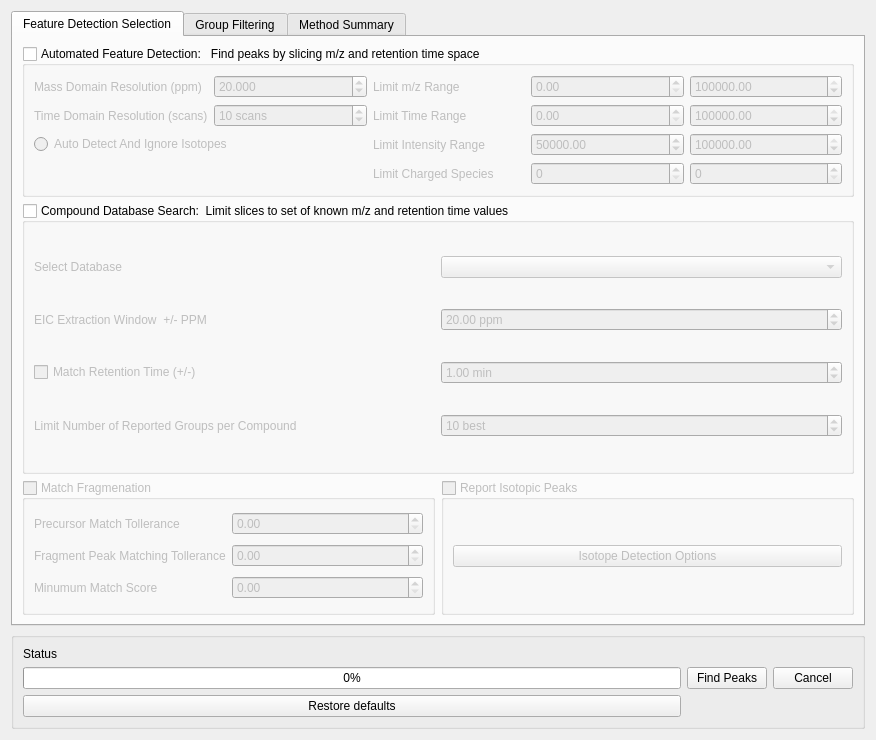
<?xml version="1.0" encoding="UTF-8"?>
<ui version="4.0">
 <class>PeakDetectionDialog</class>
 <widget class="QDialog" name="PeakDetectionDialog">
  <property name="geometry">
   <rect>
    <x>0</x>
    <y>0</y>
    <width>876</width>
    <height>740</height>
   </rect>
  </property>
  <property name="sizeIncrement">
   <size>
    <width>0</width>
    <height>0</height>
   </size>
  </property>
  <property name="windowTitle">
   <string>Peak Detection</string>
  </property>
  <layout class="QVBoxLayout" name="verticalLayout">
   <item>
    <widget class="QTabWidget" name="tabwidget">
     <property name="currentIndex">
      <number>0</number>
     </property>
     <widget class="QWidget" name="featureSelectionTab">
      <attribute name="title">
       <string>Feature Detection Selection</string>
      </attribute>
      <layout class="QGridLayout" name="gridLayout_10">
       <item row="0" column="0" colspan="2">
        <widget class="QGroupBox" name="featureOptions">
         <property name="enabled">
          <bool>true</bool>
         </property>
         <property name="statusTip">
          <string/>
         </property>
         <property name="autoFillBackground">
          <bool>false</bool>
         </property>
         <property name="title">
          <string>Automated Feature Detection:   Find peaks by slicing m/z and retention time space</string>
         </property>
         <property name="flat">
          <bool>false</bool>
         </property>
         <property name="checkable">
          <bool>true</bool>
         </property>
         <property name="checked">
          <bool>false</bool>
         </property>
         <layout class="QGridLayout" name="gridLayout">
          <item row="0" column="2">
           <widget class="QLabel" name="label_17">
            <property name="text">
             <string>Limit m/z Range</string>
            </property>
           </widget>
          </item>
          <item row="2" column="2">
           <widget class="QLabel" name="label_19">
            <property name="text">
             <string>Limit Intensity Range</string>
            </property>
           </widget>
          </item>
          <item row="1" column="4">
           <widget class="QDoubleSpinBox" name="rtMax">
            <property name="maximum">
             <double>999999999.000000000000000</double>
            </property>
            <property name="value">
             <double>999999999.000000000000000</double>
            </property>
           </widget>
          </item>
          <item row="3" column="2">
           <widget class="QLabel" name="label_20">
            <property name="text">
             <string>Limit Charged Species</string>
            </property>
           </widget>
          </item>
          <item row="2" column="0" colspan="2">
           <widget class="QRadioButton" name="ignoreIsotopes">
            <property name="text">
             <string>Auto Detect And Ignore Isotopes</string>
            </property>
           </widget>
          </item>
          <item row="0" column="1">
           <widget class="QDoubleSpinBox" name="ppmStep">
            <property name="decimals">
             <number>3</number>
            </property>
            <property name="maximum">
             <double>1000000000.000000000000000</double>
            </property>
            <property name="singleStep">
             <double>1.000000000000000</double>
            </property>
            <property name="value">
             <double>20.000000000000000</double>
            </property>
           </widget>
          </item>
          <item row="1" column="1">
           <widget class="QDoubleSpinBox" name="rtStep">
            <property name="statusTip">
             <string>mz-rt matrix binning</string>
            </property>
            <property name="prefix">
             <string/>
            </property>
            <property name="suffix">
             <string> scans</string>
            </property>
            <property name="decimals">
             <number>0</number>
            </property>
            <property name="minimum">
             <double>1.000000000000000</double>
            </property>
            <property name="maximum">
             <double>1000000.000000000000000</double>
            </property>
            <property name="singleStep">
             <double>5.000000000000000</double>
            </property>
            <property name="value">
             <double>10.000000000000000</double>
            </property>
           </widget>
          </item>
          <item row="2" column="3">
           <widget class="QDoubleSpinBox" name="minIntensity">
            <property name="maximum">
             <double>9999999999.989999771118164</double>
            </property>
            <property name="value">
             <double>50000.000000000000000</double>
            </property>
           </widget>
          </item>
          <item row="3" column="3">
           <widget class="QSpinBox" name="chargeMin">
            <property name="minimum">
             <number>0</number>
            </property>
            <property name="maximum">
             <number>999999999</number>
            </property>
            <property name="value">
             <number>0</number>
            </property>
           </widget>
          </item>
          <item row="2" column="4">
           <widget class="QDoubleSpinBox" name="maxIntensity">
            <property name="maximum">
             <double>9999999999.989999771118164</double>
            </property>
            <property name="value">
             <double>9999999999.000000000000000</double>
            </property>
           </widget>
          </item>
          <item row="1" column="0">
           <widget class="QLabel" name="label">
            <property name="text">
             <string>Time Domain Resolution (scans)</string>
            </property>
           </widget>
          </item>
          <item row="3" column="4">
           <widget class="QSpinBox" name="chargeMax">
            <property name="minimum">
             <number>0</number>
            </property>
            <property name="maximum">
             <number>999999999</number>
            </property>
            <property name="value">
             <number>0</number>
            </property>
           </widget>
          </item>
          <item row="0" column="4">
           <widget class="QDoubleSpinBox" name="mzMax">
            <property name="maximum">
             <double>999999999.000000000000000</double>
            </property>
            <property name="value">
             <double>999999999.000000000000000</double>
            </property>
           </widget>
          </item>
          <item row="1" column="3">
           <widget class="QDoubleSpinBox" name="rtMin">
            <property name="maximum">
             <double>999999999.000000000000000</double>
            </property>
           </widget>
          </item>
          <item row="0" column="0">
           <widget class="QLabel" name="label_7">
            <property name="text">
             <string>Mass Domain Resolution (ppm)</string>
            </property>
           </widget>
          </item>
          <item row="0" column="3">
           <widget class="QDoubleSpinBox" name="mzMin">
            <property name="maximum">
             <double>999999999.000000000000000</double>
            </property>
           </widget>
          </item>
          <item row="1" column="2">
           <widget class="QLabel" name="label_18">
            <property name="text">
             <string>Limit Time Range</string>
            </property>
           </widget>
          </item>
         </layout>
        </widget>
       </item>
       <item row="1" column="0" rowspan="2" colspan="2">
        <widget class="QGroupBox" name="dbOptions">
         <property name="title">
          <string>Compound Database Search:  Limit slices to set of known m/z and retention time values</string>
         </property>
         <property name="checkable">
          <bool>true</bool>
         </property>
         <property name="checked">
          <bool>false</bool>
         </property>
         <layout class="QGridLayout" name="gridLayout_2">
          <item row="0" column="0">
           <widget class="QLabel" name="label_3">
            <property name="text">
             <string>Select Database</string>
            </property>
           </widget>
          </item>
          <item row="4" column="0">
           <widget class="QLabel" name="label_16">
            <property name="text">
             <string>Limit Number of Reported Groups per Compound</string>
            </property>
           </widget>
          </item>
          <item row="1" column="2">
           <widget class="QDoubleSpinBox" name="compoundPPMWindow">
            <property name="suffix">
             <string> ppm</string>
            </property>
            <property name="maximum">
             <double>1000000.000000000000000</double>
            </property>
            <property name="value">
             <double>20.000000000000000</double>
            </property>
           </widget>
          </item>
          <item row="4" column="2">
           <widget class="QSpinBox" name="eicMaxGroups">
            <property name="suffix">
             <string> best</string>
            </property>
            <property name="minimum">
             <number>1</number>
            </property>
            <property name="maximum">
             <number>999999999</number>
            </property>
            <property name="value">
             <number>10</number>
            </property>
           </widget>
          </item>
          <item row="1" column="0">
           <widget class="QLabel" name="label_11">
            <property name="text">
             <string>EIC Extraction Window  +/- PPM </string>
            </property>
           </widget>
          </item>
          <item row="3" column="2">
           <widget class="QDoubleSpinBox" name="compoundRTWindow">
            <property name="prefix">
             <string/>
            </property>
            <property name="suffix">
             <string> min</string>
            </property>
            <property name="maximum">
             <double>999999999.000000000000000</double>
            </property>
            <property name="singleStep">
             <double>0.500000000000000</double>
            </property>
            <property name="value">
             <double>1.000000000000000</double>
            </property>
           </widget>
          </item>
          <item row="0" column="2">
           <widget class="QComboBox" name="compoundDatabase"/>
          </item>
          <item row="3" column="0">
           <widget class="QCheckBox" name="matchRt">
            <property name="text">
             <string>Match Retention Time (+/-)</string>
            </property>
            <property name="checked">
             <bool>false</bool>
            </property>
           </widget>
          </item>
         </layout>
        </widget>
       </item>
       <item row="4" column="0">
        <widget class="QGroupBox" name="matchFragmentatioOptions">
         <property name="enabled">
          <bool>false</bool>
         </property>
         <property name="title">
          <string>Match Fragmenation</string>
         </property>
         <property name="checkable">
          <bool>true</bool>
         </property>
         <property name="checked">
          <bool>false</bool>
         </property>
         <layout class="QGridLayout" name="gridLayout_8">
          <item row="1" column="1">
           <widget class="QDoubleSpinBox" name="doubleSpinBox"/>
          </item>
          <item row="2" column="1">
           <widget class="QDoubleSpinBox" name="minFragMatchScore">
            <property name="prefix">
             <string/>
            </property>
            <property name="suffix">
             <string/>
            </property>
            <property name="maximum">
             <double>1.000000000000000</double>
            </property>
            <property name="singleStep">
             <double>0.100000000000000</double>
            </property>
           </widget>
          </item>
          <item row="0" column="0">
           <widget class="QLabel" name="label_21">
            <property name="text">
             <string>Precursor Match Tollerance</string>
            </property>
           </widget>
          </item>
          <item row="0" column="1">
           <widget class="QDoubleSpinBox" name="doubleSpinBox_2"/>
          </item>
          <item row="1" column="0">
           <widget class="QLabel" name="label_4">
            <property name="text">
             <string>Fragment Peak Matching Tollerance</string>
            </property>
           </widget>
          </item>
          <item row="2" column="0">
           <widget class="QLabel" name="label_22">
            <property name="text">
             <string>Minumum Match Score</string>
            </property>
           </widget>
          </item>
         </layout>
         <zorder>label_22</zorder>
         <zorder>minFragMatchScore</zorder>
         <zorder>doubleSpinBox</zorder>
         <zorder>label_4</zorder>
         <zorder>doubleSpinBox_2</zorder>
         <zorder>label_21</zorder>
        </widget>
       </item>
       <item row="4" column="1">
        <widget class="QGroupBox" name="reportIsotopesOptions">
         <property name="enabled">
          <bool>false</bool>
         </property>
         <property name="title">
          <string>Report Isotopic Peaks</string>
         </property>
         <property name="checkable">
          <bool>true</bool>
         </property>
         <property name="checked">
          <bool>false</bool>
         </property>
         <layout class="QVBoxLayout" name="verticalLayout_2">
          <item>
           <widget class="QPushButton" name="changeIsotopeOptions">
            <property name="text">
             <string>Isotope Detection Options</string>
            </property>
           </widget>
          </item>
         </layout>
        </widget>
       </item>
      </layout>
     </widget>
     <widget class="QWidget" name="groupFilteringTab">
      <attribute name="title">
       <string>Group Filtering</string>
      </attribute>
      <layout class="QGridLayout" name="gridLayout_13">
       <item row="0" column="0">
        <widget class="QGroupBox" name="peakScoringOptions">
         <property name="title">
          <string>Group Filtering</string>
         </property>
         <layout class="QGridLayout" name="gridLayout_3">
          <item row="0" column="0" colspan="4">
           <layout class="QGridLayout" name="gridLayout_5">
            <item row="4" column="0">
             <widget class="QLabel" name="label_28">
              <property name="text">
               <string>At least</string>
              </property>
              <property name="alignment">
               <set>Qt::AlignRight|Qt::AlignTrailing|Qt::AlignVCenter</set>
              </property>
             </widget>
            </item>
            <item row="8" column="1">
             <spacer name="verticalSpacer_3">
              <property name="orientation">
               <enum>Qt::Vertical</enum>
              </property>
              <property name="sizeHint" stdset="0">
               <size>
                <width>20</width>
                <height>40</height>
               </size>
              </property>
             </spacer>
            </item>
            <item row="13" column="1">
             <widget class="QSpinBox" name="minGoodGroupCount">
              <property name="suffix">
               <string> peaks</string>
              </property>
              <property name="maximum">
               <number>100000000</number>
              </property>
              <property name="value">
               <number>1</number>
              </property>
             </widget>
            </item>
            <item row="4" column="2">
             <widget class="QLabel" name="qualityQuantileStatus">
              <property name="text">
               <string>% peaks above minimum quality</string>
              </property>
             </widget>
            </item>
            <item row="1" column="0">
             <widget class="QLabel" name="label_8">
              <property name="text">
               <string>At least</string>
              </property>
              <property name="alignment">
               <set>Qt::AlignRight|Qt::AlignTrailing|Qt::AlignVCenter</set>
              </property>
             </widget>
            </item>
            <item row="12" column="1">
             <widget class="QSpinBox" name="minNoNoiseObs">
              <property name="suffix">
               <string> scans</string>
              </property>
              <property name="minimum">
               <number>1</number>
              </property>
              <property name="maximum">
               <number>1000000000</number>
              </property>
              <property name="value">
               <number>3</number>
              </property>
             </widget>
            </item>
            <item row="4" column="1">
             <widget class="QSlider" name="quantileQuality">
              <property name="maximum">
               <number>100</number>
              </property>
              <property name="singleStep">
               <number>5</number>
              </property>
              <property name="sliderPosition">
               <number>0</number>
              </property>
              <property name="orientation">
               <enum>Qt::Horizontal</enum>
              </property>
              <property name="tickPosition">
               <enum>QSlider::TicksBelow</enum>
              </property>
              <property name="tickInterval">
               <number>5</number>
              </property>
             </widget>
            </item>
            <item row="5" column="1">
             <spacer name="verticalSpacer_2">
              <property name="orientation">
               <enum>Qt::Vertical</enum>
              </property>
              <property name="sizeHint" stdset="0">
               <size>
                <width>20</width>
                <height>40</height>
               </size>
              </property>
             </spacer>
            </item>
            <item row="0" column="0">
             <widget class="QLabel" name="label_10">
              <property name="text">
               <string>Minimum Peak Intensity</string>
              </property>
              <property name="alignment">
               <set>Qt::AlignRight|Qt::AlignTrailing|Qt::AlignVCenter</set>
              </property>
             </widget>
            </item>
            <item row="0" column="2">
             <widget class="QComboBox" name="peakQuantitation">
              <item>
               <property name="text">
                <string>AreaTop</string>
               </property>
              </item>
              <item>
               <property name="text">
                <string>Area</string>
               </property>
              </item>
              <item>
               <property name="text">
                <string>Height</string>
               </property>
              </item>
              <item>
               <property name="text">
                <string>AreaNotCorrected</string>
               </property>
              </item>
              <item>
               <property name="text">
                <string>AreaTopNotCorrected</string>
               </property>
              </item>
             </widget>
            </item>
            <item row="5" column="0">
             <widget class="QLabel" name="label_27">
              <property name="text">
               <string/>
              </property>
             </widget>
            </item>
            <item row="0" column="1">
             <widget class="QDoubleSpinBox" name="minGroupIntensity">
              <property name="maximumSize">
               <size>
                <width>502</width>
                <height>16777215</height>
               </size>
              </property>
              <property name="showGroupSeparator" stdset="0">
               <bool>true</bool>
              </property>
              <property name="suffix">
               <string/>
              </property>
              <property name="maximum">
               <double>999999999.000000000000000</double>
              </property>
              <property name="value">
               <double>1000000.000000000000000</double>
              </property>
             </widget>
            </item>
            <item row="9" column="0">
             <widget class="QLabel" name="label_6">
              <property name="text">
               <string>Min. Signal/BaseLine Ratio</string>
              </property>
              <property name="alignment">
               <set>Qt::AlignRight|Qt::AlignTrailing|Qt::AlignVCenter</set>
              </property>
             </widget>
            </item>
            <item row="7" column="0">
             <widget class="QLabel" name="label_29">
              <property name="text">
               <string>At least</string>
              </property>
              <property name="alignment">
               <set>Qt::AlignRight|Qt::AlignTrailing|Qt::AlignVCenter</set>
              </property>
             </widget>
            </item>
            <item row="6" column="1">
             <widget class="QDoubleSpinBox" name="sigBlankRatio">
              <property name="maximum">
               <double>10000000.000000000000000</double>
              </property>
              <property name="value">
               <double>2.000000000000000</double>
              </property>
             </widget>
            </item>
            <item row="7" column="2">
             <widget class="QLabel" name="blankQuantileStatus">
              <property name="text">
               <string>% peaks above minimum signal/blank ratio</string>
              </property>
             </widget>
            </item>
            <item row="10" column="2">
             <widget class="QLabel" name="baselineQuantileStatus">
              <property name="text">
               <string>% peaks above minimum signal/baseline ratio</string>
              </property>
             </widget>
            </item>
            <item row="7" column="1">
             <widget class="QSlider" name="quantileSignalBlankRatio">
              <property name="maximum">
               <number>100</number>
              </property>
              <property name="singleStep">
               <number>5</number>
              </property>
              <property name="sliderPosition">
               <number>0</number>
              </property>
              <property name="orientation">
               <enum>Qt::Horizontal</enum>
              </property>
              <property name="tickPosition">
               <enum>QSlider::TicksBelow</enum>
              </property>
              <property name="tickInterval">
               <number>5</number>
              </property>
             </widget>
            </item>
            <item row="10" column="0">
             <widget class="QLabel" name="label_30">
              <property name="text">
               <string>At least</string>
              </property>
              <property name="alignment">
               <set>Qt::AlignRight|Qt::AlignTrailing|Qt::AlignVCenter</set>
              </property>
             </widget>
            </item>
            <item row="3" column="0">
             <widget class="QLabel" name="labelMinQuality">
              <property name="text">
               <string>Minimum Quality</string>
              </property>
              <property name="alignment">
               <set>Qt::AlignRight|Qt::AlignTrailing|Qt::AlignVCenter</set>
              </property>
             </widget>
            </item>
            <item row="9" column="1">
             <widget class="QSpinBox" name="sigBaselineRatio">
              <property name="maximum">
               <number>10000000</number>
              </property>
              <property name="value">
               <number>2</number>
              </property>
             </widget>
            </item>
            <item row="11" column="1">
             <spacer name="verticalSpacer_4">
              <property name="orientation">
               <enum>Qt::Vertical</enum>
              </property>
              <property name="sizeHint" stdset="0">
               <size>
                <width>20</width>
                <height>40</height>
               </size>
              </property>
             </spacer>
            </item>
            <item row="12" column="0">
             <widget class="QLabel" name="label_12">
              <property name="text">
               <string>Minimum Peak Width</string>
              </property>
              <property name="alignment">
               <set>Qt::AlignRight|Qt::AlignTrailing|Qt::AlignVCenter</set>
              </property>
             </widget>
            </item>
            <item row="1" column="2">
             <widget class="QLabel" name="intensityQuantileStatus">
              <property name="text">
               <string>% peaks above minimum intensity </string>
              </property>
             </widget>
            </item>
            <item row="2" column="1">
             <spacer name="verticalSpacer">
              <property name="orientation">
               <enum>Qt::Vertical</enum>
              </property>
              <property name="sizeHint" stdset="0">
               <size>
                <width>20</width>
                <height>40</height>
               </size>
              </property>
             </spacer>
            </item>
            <item row="1" column="1">
             <widget class="QSlider" name="quantileIntensity">
              <property name="maximum">
               <number>100</number>
              </property>
              <property name="singleStep">
               <number>5</number>
              </property>
              <property name="sliderPosition">
               <number>0</number>
              </property>
              <property name="orientation">
               <enum>Qt::Horizontal</enum>
              </property>
              <property name="tickPosition">
               <enum>QSlider::TicksBelow</enum>
              </property>
              <property name="tickInterval">
               <number>5</number>
              </property>
             </widget>
            </item>
            <item row="3" column="1">
             <widget class="QDoubleSpinBox" name="doubleSpinBoxMinQuality">
              <property name="maximum">
               <double>1.000000000000000</double>
              </property>
              <property name="singleStep">
               <double>0.100000000000000</double>
              </property>
              <property name="value">
               <double>0.500000000000000</double>
              </property>
             </widget>
            </item>
            <item row="13" column="0">
             <widget class="QLabel" name="label_100">
              <property name="text">
               <string>Min. Good Peak / Group</string>
              </property>
              <property name="alignment">
               <set>Qt::AlignRight|Qt::AlignTrailing|Qt::AlignVCenter</set>
              </property>
             </widget>
            </item>
            <item row="6" column="0">
             <widget class="QLabel" name="label_9">
              <property name="text">
               <string>Minimum Signal/Blank Ratio</string>
              </property>
              <property name="alignment">
               <set>Qt::AlignRight|Qt::AlignTrailing|Qt::AlignVCenter</set>
              </property>
             </widget>
            </item>
            <item row="10" column="1">
             <widget class="QSlider" name="quantileSignalBaselineRatio">
              <property name="maximum">
               <number>100</number>
              </property>
              <property name="singleStep">
               <number>5</number>
              </property>
              <property name="sliderPosition">
               <number>0</number>
              </property>
              <property name="orientation">
               <enum>Qt::Horizontal</enum>
              </property>
              <property name="invertedAppearance">
               <bool>false</bool>
              </property>
              <property name="invertedControls">
               <bool>false</bool>
              </property>
              <property name="tickPosition">
               <enum>QSlider::TicksBelow</enum>
              </property>
              <property name="tickInterval">
               <number>5</number>
              </property>
             </widget>
            </item>
            <item row="14" column="0">
             <widget class="QLabel" name="label_5">
              <property name="text">
               <string>Peak Classifier Model File</string>
              </property>
              <property name="alignment">
               <set>Qt::AlignRight|Qt::AlignTrailing|Qt::AlignVCenter</set>
              </property>
             </widget>
            </item>
            <item row="14" column="1">
             <widget class="QLineEdit" name="classificationModelFilename">
              <property name="text">
               <string/>
              </property>
             </widget>
            </item>
            <item row="14" column="2">
             <widget class="QPushButton" name="loadModelButton">
              <property name="text">
               <string>Load Model</string>
              </property>
             </widget>
            </item>
           </layout>
          </item>
         </layout>
        </widget>
       </item>
      </layout>
     </widget>
     <widget class="QWidget" name="methodSummaryTab">
      <attribute name="title">
       <string>Method Summary</string>
      </attribute>
      <layout class="QGridLayout" name="gridLayout_11">
       <item row="3" column="1">
        <widget class="QGroupBox" name="methodSummaryOptions">
         <property name="title">
          <string>Current Peak Dection Method Summary</string>
         </property>
         <layout class="QGridLayout" name="gridLayout_7">
          <item row="0" column="0">
           <widget class="QPushButton" name="saveMethodButton">
            <property name="text">
             <string>Save Method</string>
            </property>
           </widget>
          </item>
          <item row="0" column="1">
           <widget class="QPushButton" name="loadMethodButton">
            <property name="text">
             <string>Load Method</string>
            </property>
           </widget>
          </item>
          <item row="3" column="0" colspan="2">
           <widget class="QTextBrowser" name="methodSummary"/>
          </item>
         </layout>
        </widget>
       </item>
       <item row="5" column="1">
        <widget class="QGroupBox" name="groupBox_3">
         <property name="title">
          <string>Output Detected Peaks to CSV File</string>
         </property>
         <property name="checkable">
          <bool>true</bool>
         </property>
         <property name="checked">
          <bool>false</bool>
         </property>
         <layout class="QGridLayout" name="gridLayout_9">
          <item row="1" column="2">
           <widget class="QPushButton" name="setOutputDirButton">
            <property name="text">
             <string>Set Directory</string>
            </property>
           </widget>
          </item>
          <item row="1" column="1">
           <widget class="QLineEdit" name="outputDirName"/>
          </item>
          <item row="1" column="0">
           <widget class="QLabel" name="label_2">
            <property name="text">
             <string>Output Directory</string>
            </property>
           </widget>
          </item>
         </layout>
        </widget>
       </item>
       <item row="4" column="1">
        <widget class="QGroupBox" name="groupBox">
         <property name="title">
          <string>Output Detected Peak to a Table</string>
         </property>
         <property name="checkable">
          <bool>true</bool>
         </property>
         <property name="checked">
          <bool>true</bool>
         </property>
         <layout class="QGridLayout" name="gridLayout_12">
          <item row="0" column="1">
           <widget class="QComboBox" name="outputTableComboBox">
            <item>
             <property name="text">
              <string>Create New Peak Table</string>
             </property>
            </item>
            <item>
             <property name="text">
              <string>Bookmarked Peaks Table</string>
             </property>
            </item>
           </widget>
          </item>
          <item row="0" column="0">
           <widget class="QLabel" name="label_23">
            <property name="text">
             <string>Output Table</string>
            </property>
           </widget>
          </item>
         </layout>
        </widget>
       </item>
      </layout>
     </widget>
    </widget>
   </item>
   <item>
    <widget class="QGroupBox" name="groupBox_4">
     <layout class="QGridLayout" name="gridLayout_4">
      <item row="4" column="5">
       <widget class="QPushButton" name="cancelButton">
        <property name="text">
         <string>Cancel</string>
        </property>
       </widget>
      </item>
      <item row="4" column="4">
       <widget class="QPushButton" name="computeButton">
        <property name="text">
         <string>Find Peaks</string>
        </property>
       </widget>
      </item>
      <item row="4" column="3">
       <widget class="QProgressBar" name="progressBar">
        <property name="value">
         <number>0</number>
        </property>
       </widget>
      </item>
      <item row="3" column="3">
       <widget class="QLabel" name="statusText">
        <property name="text">
         <string>Status</string>
        </property>
       </widget>
      </item>
      <item row="5" column="3">
       <widget class="QPushButton" name="resetButton">
        <property name="text">
         <string>Restore defaults</string>
        </property>
       </widget>
      </item>
     </layout>
    </widget>
   </item>
  </layout>
 </widget>
 <tabstops>
  <tabstop>tabwidget</tabstop>
  <tabstop>featureOptions</tabstop>
  <tabstop>ppmStep</tabstop>
  <tabstop>mzMin</tabstop>
  <tabstop>mzMax</tabstop>
  <tabstop>rtStep</tabstop>
  <tabstop>rtMin</tabstop>
  <tabstop>rtMax</tabstop>
  <tabstop>ignoreIsotopes</tabstop>
  <tabstop>minIntensity</tabstop>
  <tabstop>maxIntensity</tabstop>
  <tabstop>chargeMin</tabstop>
  <tabstop>chargeMax</tabstop>
  <tabstop>dbOptions</tabstop>
  <tabstop>compoundDatabase</tabstop>
  <tabstop>compoundPPMWindow</tabstop>
  <tabstop>matchRt</tabstop>
  <tabstop>compoundRTWindow</tabstop>
  <tabstop>eicMaxGroups</tabstop>
  <tabstop>matchFragmentatioOptions</tabstop>
  <tabstop>doubleSpinBox_2</tabstop>
  <tabstop>doubleSpinBox</tabstop>
  <tabstop>minFragMatchScore</tabstop>
  <tabstop>reportIsotopesOptions</tabstop>
  <tabstop>changeIsotopeOptions</tabstop>
  <tabstop>minGroupIntensity</tabstop>
  <tabstop>peakQuantitation</tabstop>
  <tabstop>quantileIntensity</tabstop>
  <tabstop>doubleSpinBoxMinQuality</tabstop>
  <tabstop>quantileQuality</tabstop>
  <tabstop>sigBlankRatio</tabstop>
  <tabstop>quantileSignalBlankRatio</tabstop>
  <tabstop>sigBaselineRatio</tabstop>
  <tabstop>quantileSignalBaselineRatio</tabstop>
  <tabstop>minNoNoiseObs</tabstop>
  <tabstop>minGoodGroupCount</tabstop>
  <tabstop>classificationModelFilename</tabstop>
  <tabstop>loadModelButton</tabstop>
  <tabstop>computeButton</tabstop>
  <tabstop>cancelButton</tabstop>
  <tabstop>saveMethodButton</tabstop>
  <tabstop>loadMethodButton</tabstop>
  <tabstop>methodSummary</tabstop>
  <tabstop>groupBox</tabstop>
  <tabstop>outputTableComboBox</tabstop>
  <tabstop>groupBox_3</tabstop>
  <tabstop>outputDirName</tabstop>
  <tabstop>setOutputDirButton</tabstop>
 </tabstops>
 <resources/>
 <connections/>
</ui>
